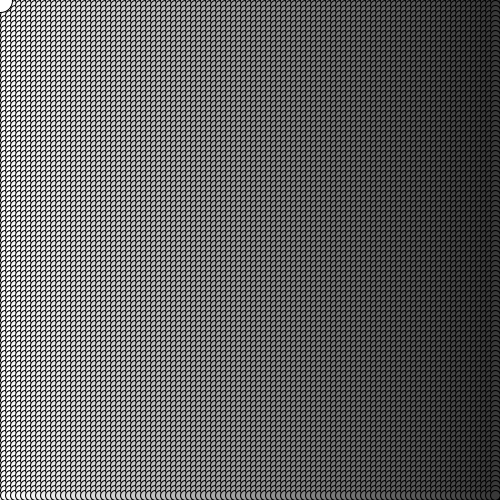
Frame 1 (no input)
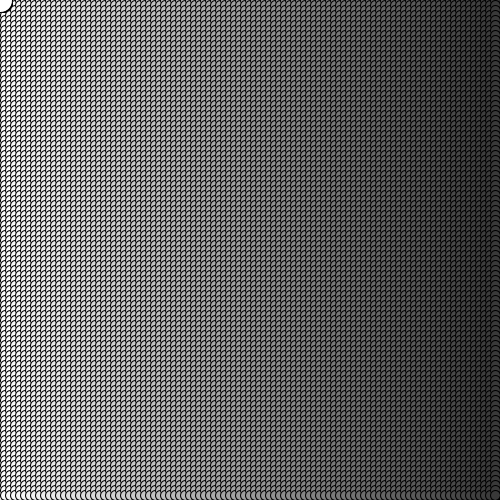
Frame 60 (the mouse pressed at the canvas centre just before this capture)
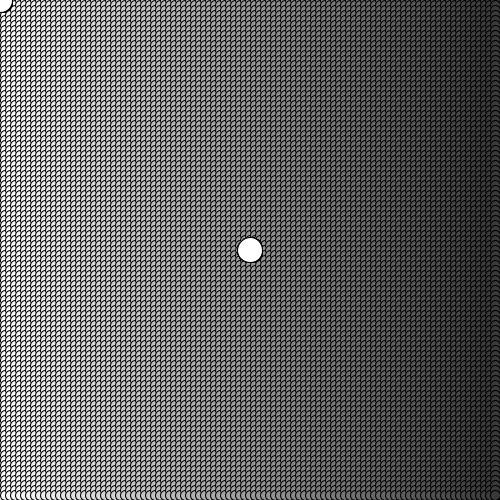
Frame 120 (the mouse held since frame 60 and released just before this capture)

The Processing sketch that drew these frames (run headless with seeded random() and noise(); from frame 60 on, the mouse is pressed at the canvas centre):

// Processing sketch: processing_172847
// ── processing_172847.pde

int x = 0;
int y = 0;
int r = 255;
int g = 255;
int b = 255;
void setup()
{
  size(500,500);
  background(0,0,0);
}
void draw()
{
  
  while (x<500)
  {

    stroke(0,0,0);
    fill(r,g,b);
    ellipse(x,y,10,10);
    y += 5;
    if (y == 500)
    {
      y = 0;
      x += 5;
      r -= 2;
      g -= 2;
      b -= 2;

    }
    
  }

  fill(255);
  ellipse(mouseX,mouseY,25,25);
  if (mouseButton == LEFT)
    {
 
        
      fill(random(255),random(255),random(255));
      ellipse(mouseX,mouseY,25,25);
      
    } 
  if (keyPressed) 
    {
      if (key == 'b' || key == 'B') 
      {
        fill(mouseX-100,mouseX-100,mouseX-100);
        ellipse(mouseX,mouseY,25,25);        
      }
      if(key == 'v' || key == 'V')
      {
        fill(400-mouseX,400-mouseX,400-mouseX);
        ellipse(mouseX,mouseY,25,25);        
      }

    }
}
void mousePressed()
{
  if (mouseButton == LEFT)
  { 
    float x = 0;
    while (x<500)
    {
      stroke(0,0,0);
      fill(random(255),random(255),random(255));
      ellipse(x,y,10,10);
      y += 5;
      if (y == 500)
      {
        y = 0;
        x += 5;
      }
    }  
  }         
}
void mouseReleased()
{
setup();
int x = 0;
int y = 0;
int r = 255;
int g = 255;
int b = 255;             
draw();
{
  while (x<500)
  {

    stroke(0,0,0);
    fill(r,g,b);
    ellipse(x,y,10,10);
    y += 5;
    if (y == 500)
    {
      y = 0;
      x += 5;
      r -= 2;
      g -= 2;
      b -= 2;
    }
  }
  for(y = 25; y<height; y +=50)
    for (x = 25; x<width; x += 50)
    {
    fill(random(255),random(255),random(255));
    ellipse(x,y,random(25),random(25));
    r += 1;
    g += 1;
    b += 1;   
    }    
}
}
